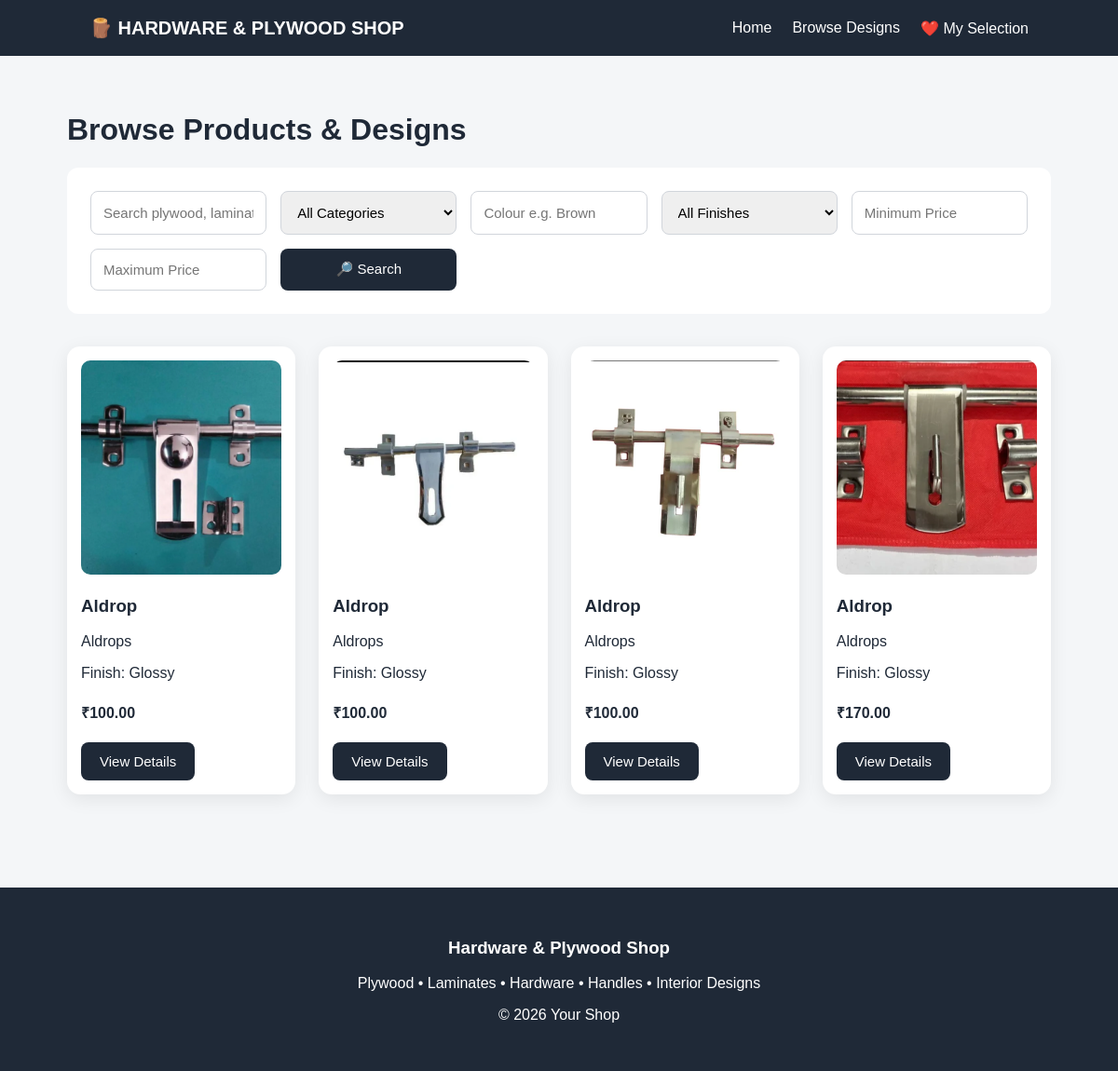
Screenshot of /products/?category=3 with the database file from the repository.
### catalog/models.py (models this page shows, shortened)
class Product(models.Model):
    FINISH_CHOICES = [
        ("Matte", "Matte"),
        ("Glossy", "Glossy"),
        ("Wooden", "Wooden"),
        ("Textured", "Textured"),
        ("Metal", "Metal"),
        ("Other", "Other"),
    ]
    name = models.CharField(
        max_length=200
    )
    category = models.ForeignKey(
        Category,
        on_delete=models.CASCADE,
        related_name="products"
    )
    description = models.TextField(
        blank=True
    )
    brand = models.CharField(
        max_length=100,
        blank=True
    )
    color = models.CharField(
        max_length=100,
        blank=True
    )
    finish = models.CharField(
        max_length=50,
        choices=FINISH_CHOICES,
        blank=True
    )
    thickness = models.CharField(
        max_length=100,
        blank=True
    )
    size = models.CharField(
        max_length=100,
        blank=True
    )
    price = models.DecimalField(
        max_digits=10,
        decimal_places=2,
        blank=True,
        null=True
    )
    image = models.ImageField(
        upload_to="products/"
    )
    available = models.BooleanField(
        default=True
    )
    featured = models.BooleanField(
        default=False
    )
    created_at = models.DateTimeField(
        auto_now_add=True
    )

class Category(models.Model):
    name = models.CharField(
        max_length=100
    )
    image = models.ImageField(
        upload_to="categories/",
        blank=True,
        null=True
    )

### catalog/views.py (the view, shortened to what this page needs)
def products(request):
    product_list = Product.objects.filter(
        available=True
    )
    search = request.GET.get(
        "search",
        ""
    )
    category = request.GET.get(
        "category",
        ""
    )
    color = request.GET.get(
        "color",
        ""
    )
    finish = request.GET.get(
        "finish",
        ""
    )
    min_price = request.GET.get(
        "min_price",
        ""
    )
    max_price = request.GET.get(
        "max_price",
        ""
    )
    if category:
        product_list = product_list.filter(
            category_id=category
        )
    if color:
        product_list = product_list.filter(
            color__icontains=color
        )
    if finish:
        product_list = product_list.filter(
            finish=finish
        )
    if min_price:
        product_list = product_list.filter(
            price__gte=min_price
        )
    if max_price:
        product_list = product_list.filter(
            price__lte=max_price
        )
    categories = Category.objects.all()
    selected_ids = request.session.get(
        "selected_products",
        []
    )
    return render(
        request,
        "catalog/products.html",
        {
            "products": product_list,
            "categories": categories,
            "selection_count": len(selected_ids),
        }
    )

### catalog/templates/catalog/products.html (shortened to what this page needs)
{% extends "catalog/base.html" %}
{% block content %}
<h1>
    Browse Products & Designs
</h1>
<form
    method="GET"
    class="filter-box"
>
    <input
        type="text"
        name="search"
        placeholder="Search plywood, laminate, handle..."
        value="{{ request.GET.search }}"
    >
    <select name="category">
        <option value="">
            All Categories
        </option>
    </select>
    <input
        type="text"
        name="color"
        placeholder="Colour e.g. Brown"
        value="{{ request.GET.color }}"
    >
    <select name="finish">
        <option value="">
            All Finishes
        </option>
    </select>
    <input
        type="number"
        name="min_price"
        placeholder="Minimum Price"
        value="{{ request.GET.min_price }}"
    >
    <input
        type="number"
        name="max_price"
        placeholder="Maximum Price"
        value="{{ request.GET.max_price }}"
    >
    <button
        type="submit"
        class="button"
    >
        🔎 Search
    </button>
</form>
<div class="grid">
{% for product in products %}
<div class="card">
    <img
        src="{{ product.image.url }}"
        alt="{{ product.name }}"
    >
    <h3>
        {{ product.name }}
    </h3>
    <p>
        {{ product.category.name }}
    </p>
    {% if product.finish %}
    <p>
        Finish: {{ product.finish }}
    </p>
    {% endif %}
    {% if product.price %}
    <h4>
        ₹{{ product.price }}
    </h4>
    {% endif %}
    <a
        href="{% url 'product_detail' product.id %}"
        class="button"
    >
        View Details
    </a>
</div>
{% endfor %}
</div>
{% endblock %}

### static/css/style.css (style rules this page uses)
* { box-sizing: border-box; }
body { margin: 0; font-family: Arial, Helvetica, sans-serif; background: #f4f6f8; color: #1f2937; }
a { text-decoration: none; }
img { max-width: 100%; }
.button { display: inline-block; padding: 12px 20px; background: #1f2937; color: white; border: none; border-radius: 8px; cursor: pointer; font-size: 15px; transition: 0.2s; }
.grid { display: grid; grid-template-columns: repeat( auto-fit, minmax(230px, 1fr) ); gap: 25px; }
.card { background: white; padding: 15px; border-radius: 14px; box-shadow: 0 5px 20px rgba( 0, 0, 0, 0.08 ); }
.card img { width: 100%; height: 230px; object-fit: cover; border-radius: 10px; }
.filter-box { background: white; padding: 25px; border-radius: 12px; margin-bottom: 35px; display: grid; grid-template-columns: repeat( auto-fit, minmax(180px, 1fr) ); gap: 15px; }
input, select, textarea { width: 100%; padding: 13px; border: 1px solid #d1d5db; border-radius: 8px; font-size: 15px; }

### rows the page displays
Product: image (picture), name "Aldrop", category.name "Aldrops", finish "Glossy", price "100.00"
Product: image (picture), name "Aldrop", category.name "Aldrops", finish "Glossy", price "100.00"
Product: image (picture), name "Aldrop", category.name "Aldrops", finish "Glossy", price "100.00"
Product: image (picture), name "Aldrop", category.name "Aldrops", finish "Glossy", price "170.00"
